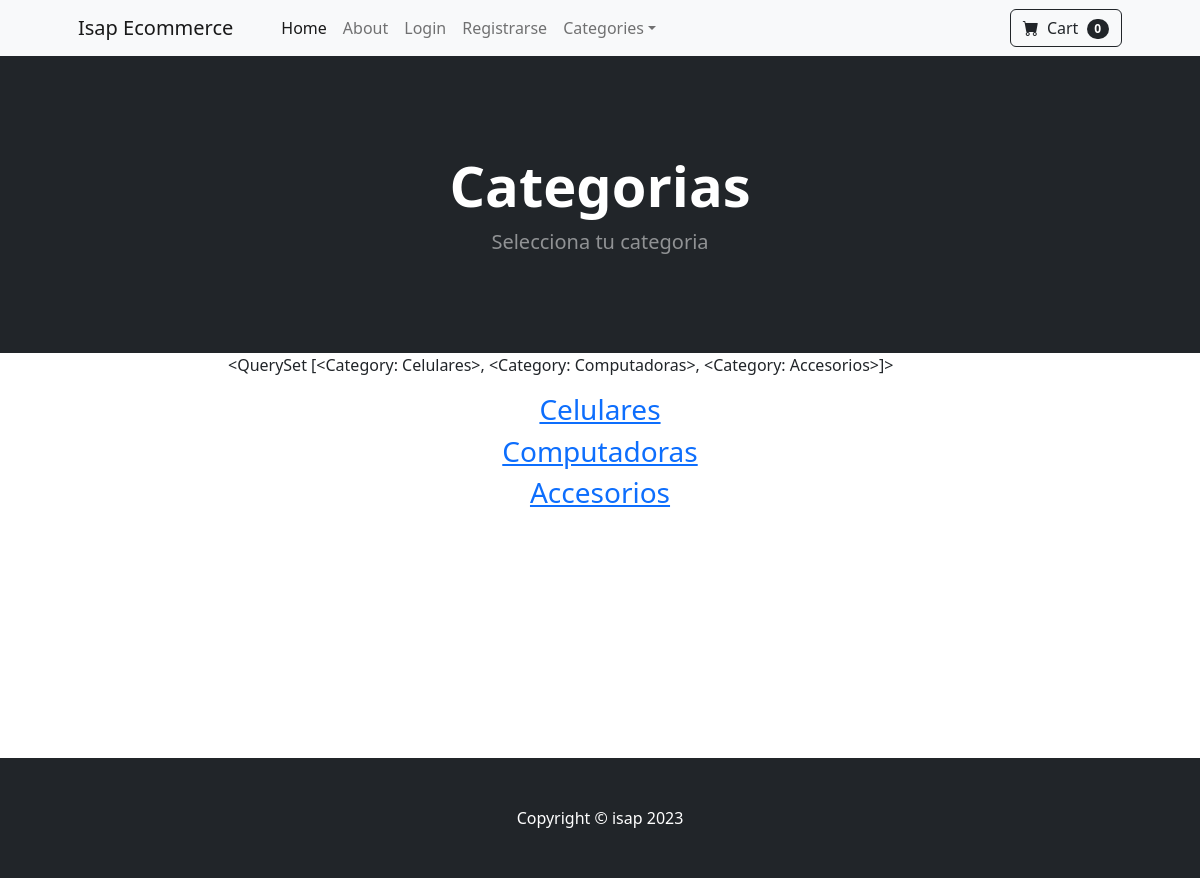
Before: /category_summary/ with the older database file.
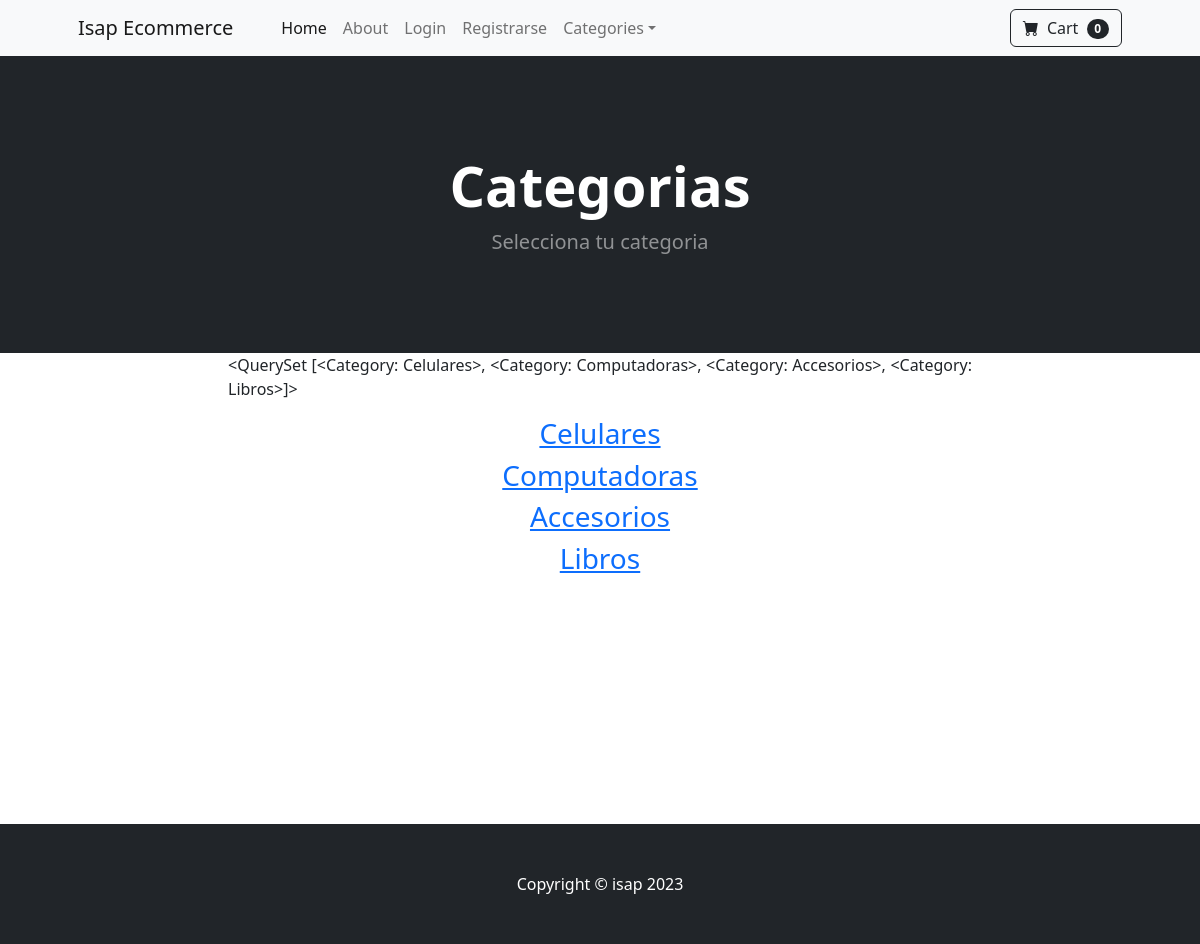
After: the same page with the newer database file.
### store/models.py (models this page shows)
class Category(models.Model):
    name = models.CharField(max_length=50)
    def __str__(self):
        return self.name
    class Meta:
        verbose_name_plural='categories'

### store/views.py (the view)
# urls.py: path('category_summary/',views.category_summary,name='category_summary'),
def category_summary(request):
    categories = Category.objects.all()
    return render(request, 'category_summary.html', {"categories": categories})

### cart/cart.py (called while the page is built)
    def __len__(self):
        return len(self.cart)

### cart/context_processors.py (called while the page is built)
def cart(request):
    return {'cart': Cart(request)}

### store/templates/category_summary.html
{% extends 'base.html' %}
{% block content %}
<header class="bg-dark py-5">
    <div class="container px-4 px-lg-5 my-5">
        <div class="text-center text-white">
            <h1 class="display-4 fw-bolder">Categorias</h1>
            <p class="lead fw-normal text-white-50 mb-0">Selecciona tu categoria</p>
        </div>
    </div>
</header>
<div class="container">
    <div class="row">
        <center>
            <div class="col-8">
                <p align="justify">
                    {{categories}}
                    {% for category in categories %}
                    <h3><a href="{% url 'category' category %}"> {{category}} </a></h3>
                    {% endfor %}
<br/><br/><br/><br/><br/><br/><br/><br/><br/><br/>
        </center>
    </div>
</div>
{% endblock %}

### store/templates/base.html (shortened to what this page needs)
{% load static %}
<!DOCTYPE html>
<html lang="en">
    <head>
        <link href="https://cdn.jsdelivr.net/npm/bootstrap-icons@1.5.0/font/bootstrap-icons.css" rel="stylesheet" />
        <link href="{% static 'css/styles.css' %}" rel="stylesheet" />
    </head>
    <body>
        {% include 'navbar.html' %}
        {% block content %}
        {% endblock %}
        <footer class="py-5 bg-dark">
            <div class="container"><p class="m-0 text-center text-white">Copyright &copy; isap 2023</p></div>
        </footer>
    </body>
</html>

### store/templates/navbar.html (shortened to what this page needs)
<nav class="navbar navbar-expand-lg navbar-light bg-light">
    <div class="container px-4 px-lg-5">
        <a class="navbar-brand" href="{% url 'home' %}">Isap Ecommerce</a>
        <div class="collapse navbar-collapse" id="navbarSupportedContent">
            <ul class="navbar-nav me-auto mb-2 mb-lg-0 ms-lg-4">
                <li class="nav-item"><a class="nav-link active" aria-current="page" href="{% url 'home' %}">Home</a></li>
                <li class="nav-item"><a class="nav-link" href="{% url 'about' %}">About</a></li>
                {% if user.is_authenticated %}
                    <li class="nav-item"><a class="nav-link" href="{% url 'logout' %}">Logout</a></li>
                    <li class="nav-item"><a class="nav-link" href="{% url 'update_user' %}">Actualizar Perfil</a></li>
                {% else %}
                    <li class="nav-item"><a class="nav-link" href="{% url 'login' %}">Login</a></li>
                    <li class="nav-item"><a class="nav-link" href="{% url 'register' %}">Registrarse</a></li>
                {% endif %}
                <li class="nav-item dropdown">
                    <a class="nav-link dropdown-toggle" id="navbarDropdown" href="#" role="button" data-bs-toggle="dropdown" aria-expanded="false">Categories</a>
                </li>
            </ul>
            <form class="d-flex">
                <a href="{% url 'cart_summary' %}" class="btn btn-outline-dark">
                    <i class="bi-cart-fill me-1"></i>
                    Cart
                <span class="badge bg-dark text-white ms-1 rounded-pill" id="cart_quantity">{{ cart|length }}</span>
                </a>
            </form>
        </div>
    </div>
</nav>

Changed rows visible on the page:
computed for Category "Celulares": name.name "<QuerySet [<Category: Celulares>, <Category: Computadoras>, <Category: Accesorios>]>" → "<QuerySet [<Category: Celulares>, <Category: Computadoras>, <Category: Accesorios>, <Category: Libros>]>"
added Category: name "Libros"
